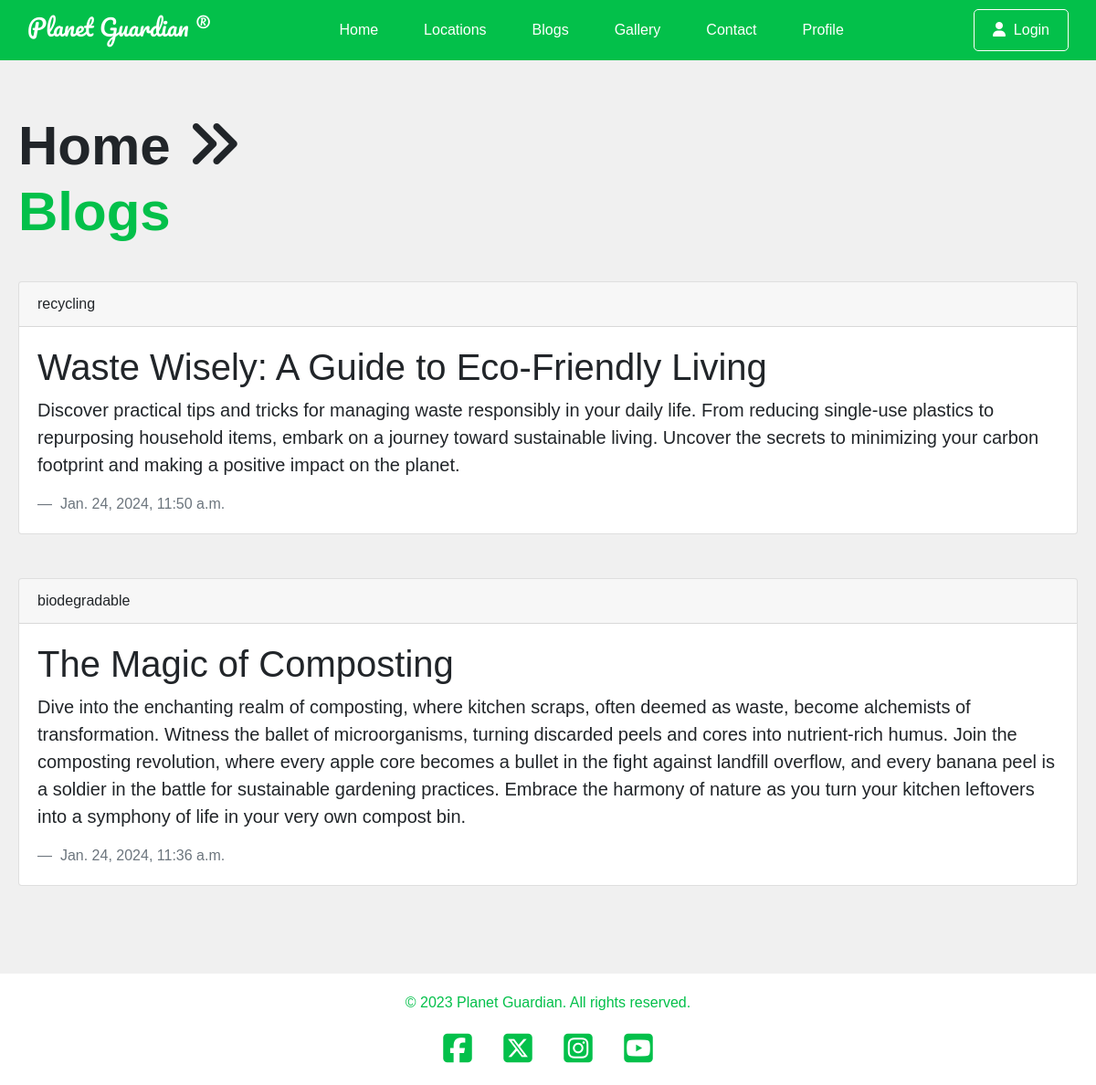
Screenshot of /blogs with the database file from the repository.
### coreapp/models.py (models this page shows, shortened)
class BlogPost(models.Model):
    CATEGORY_CHOICES = [
        ('biodegradable', 'Biodegradable Waste'),
        ('non_biodegradable', 'Non-Biodegradable Waste'),
        ('hazardous', 'Hazardous Waste'),
        ('recycling', 'Recycling Insights'),
    ]
    category = models.CharField(max_length=20, choices=CATEGORY_CHOICES)
    title = models.CharField(max_length=200)
    content = models.TextField()
    timeStamp = models.DateTimeField(auto_now_add=True,blank=True)

### coreapp/views.py (the view)
# urls.py: path('blogs', views.readblogs,name='blogs'),
def readblogs(request):
    blogs=BlogPost.objects.all().order_by('-timeStamp')
    blcontext={"blogs":blogs}
    return render(request,'blogspage.html',blcontext)

### templates/blogspage.html (shortened to what this page needs)
{% load static %}
<!doctype html>
<html lang="en">
<head>
    <link rel="stylesheet" href="https://stackpath.bootstrapcdn.com/bootstrap/4.3.1/css/bootstrap.min.css"
>
    <link rel="stylesheet" href="{% static 'css/profile.css' %}">
    <link rel="stylesheet" href="https://cdnjs.cloudflare.com/ajax/libs/font-awesome/6.4.2/css/all.min.css"
 />
    <link rel="stylesheet" href="https://cdnjs.cloudflare.com/ajax/libs/font-awesome/6.4.2/css/all.min.css"
 />
</head>
<body>
    <div class="header">
        {% include 'menu.html' %}
    </div>
    <div class="profile">
        <div class="container mt-5 mb-5">
            <h2>Home&nbsp;<i class="fa-solid fa-angles-right"></i><br>
                <span style="color:#03c04a;">Blogs</span>
            </h2>
            {% for blog in blogs %}
            <div class="card">
                <div class="card-header">
                    {{blog.category}}
                </div>
                <div class="card-body">
                    <blockquote class="blockquote mb-0">
                        <h1>{{blog.title}}</h1>
                        <p> {{blog.content}} </p>
                        <footer class="blockquote-footer"> {{blog.timeStamp}} </footer>
                    </blockquote>
                </div>
            </div><br><br>
            {% endfor %}
        </div>
    </div>
    <div class="footer">
        {% include 'footer.html' %}
    </div>
</body>
</html>

### static/css/profile.css (style rules this page uses)
body { margin: 0; font-family: Arial, sans-serif; background: #f0f0f0; }
.container { max-width: 1200px; margin: 0 auto; padding: 0 20px; }
.container h2 { font-size: 60px; font-weight: bolder; margin-top: 100px; margin-bottom: 40px; }
.footer { background: #fff; color: #03c04a; padding: 20px 0; text-align: center; bottom: 0; width: 100%; }

### rows the page displays
BlogPost: category "recycling", title "Waste Wisely: A Guide to Eco-Friendly Living", content "Discover practical tips and tricks for managing waste responsibly in your daily life. From reducing single-use plastics to repurposing household items, embark on a journey toward sustainable living. Uncover the secrets to minimizing your carbon footprint and making a positive impact on the planet.", timeStamp "Jan. 24, 2024, 11:50 a.m."
BlogPost: category "biodegradable", title "The Magic of Composting", content "Dive into the enchanting realm of composting, where kitchen scraps, often deemed as waste, become alchemists of transformation. Witness the ballet of microorganisms, turning discarded peels and cores into nutrient-rich humus. Join the composting revolution, where every apple core becomes a bullet in the fight against landfill overflow, and every banana peel is a soldier in the battle for sustainable gardening practices. Embrace the harmony of nature as you turn your kitchen leftovers into a symphony of life in your very own compost bin.", timeStamp "Jan. 24, 2024, 11:36 a.m."
